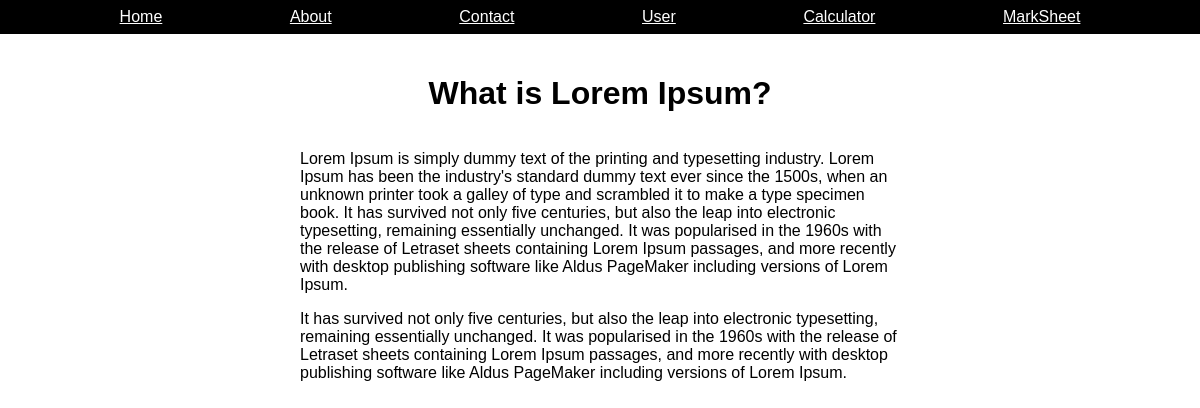
Page /newsDetails/1 on the committed database.
### news/models.py (models this page shows)
class News(models.Model):
    news_title=models.CharField(max_length=100)
    news_desc=HTMLField()

### learn_dj/views.py (the view)
# urls.py: path('newsDetails/<newsid>', views.newsDetails, name="newsDetails"),
def newsDetails(request, newsid):
    newsDetails=News.objects.get(id=newsid)
    data={
        'newsDetails' : newsDetails
    }
    return render(request, "newsDetails.html", data)

### templates/newsDetails.html (shortened to what this page needs)
{% extends "base.html" %}
    {% block content %}
    <link rel="stylesheet" href="/static/css/newsDetails.css" />
  </head>
  <body>
    <div class="news-body">
      <h1 class="text-title">{{newsDetails.news_title}}</h1>
      <div class="desc-box">
        <p class="news-desc">{{newsDetails.news_desc | safe}}</p>
      </div>
    </div>
    {% endblock %}

### static/css/newsDetails.css (style rules this page uses)
body { font-family: Arial, Helvetica, sans-serif; margin: 0; }
.news-body { display: flex; margin-top: 20px; flex-direction: column; align-items: center; }
.desc-box { width: 50%; }

### rows in the picture
News: news_title "What is Lorem Ipsum?", news_desc "Lorem Ipsum is simply dummy text of the printing and typesetting industry. Lorem Ipsum has been the industry's standard dummy text ever since the 1500s, when an unknown printer took a galley of type and scrambled it to make a type specimen book. It has survived not only five centuries, but also the leap into electronic typesetting, remaining essentially unchanged. It was popularised in the 1960s with the release of Letraset sheets containing Lorem Ipsum passages, and more recently with desktop publishing software like Aldus PageMaker including versions of Lorem Ipsum. It has survived not only five centuries, but also the leap into electronic typesetting, remaining essentially unchanged. It…"
